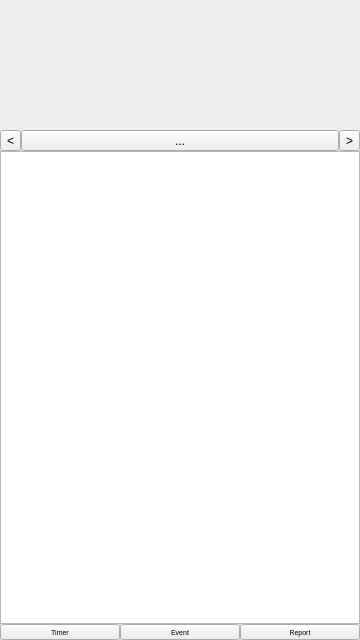
<?xml version="1.0" encoding="UTF-8"?>
<ui version="4.0">
 <class>MainScreen</class>
 <widget class="QWidget" name="MainScreen">
  <property name="geometry">
   <rect>
    <x>0</x>
    <y>0</y>
    <width>360</width>
    <height>640</height>
   </rect>
  </property>
  <property name="sizePolicy">
   <sizepolicy hsizetype="Maximum" vsizetype="Maximum">
    <horstretch>0</horstretch>
    <verstretch>0</verstretch>
   </sizepolicy>
  </property>
  <layout class="QVBoxLayout" name="verticalLayout">
   <property name="spacing">
    <number>0</number>
   </property>
   <property name="margin">
    <number>0</number>
   </property>
   <item>
    <widget class="QWidget" name="babyContainer" native="true">
     <property name="sizePolicy">
      <sizepolicy hsizetype="Preferred" vsizetype="Fixed">
       <horstretch>0</horstretch>
       <verstretch>0</verstretch>
      </sizepolicy>
     </property>
     <property name="minimumSize">
      <size>
       <width>0</width>
       <height>130</height>
      </size>
     </property>
     <property name="maximumSize">
      <size>
       <width>16777215</width>
       <height>130</height>
      </size>
     </property>
     <layout class="QVBoxLayout" name="babyLayout">
      <property name="spacing">
       <number>0</number>
      </property>
      <property name="margin">
       <number>0</number>
      </property>
     </layout>
    </widget>
   </item>
   <item>
    <layout class="QHBoxLayout" name="horizontalLayout_2">
     <property name="spacing">
      <number>0</number>
     </property>
     <item>
      <widget class="QToolButton" name="prevDayButton">
       <property name="text">
        <string>&lt;</string>
       </property>
      </widget>
     </item>
     <item>
      <widget class="QToolButton" name="currentDateBtn">
       <property name="sizePolicy">
        <sizepolicy hsizetype="Expanding" vsizetype="Fixed">
         <horstretch>0</horstretch>
         <verstretch>0</verstretch>
        </sizepolicy>
       </property>
       <property name="text">
        <string>...</string>
       </property>
      </widget>
     </item>
     <item>
      <widget class="QToolButton" name="nextDayButton">
       <property name="text">
        <string>&gt;</string>
       </property>
      </widget>
     </item>
    </layout>
   </item>
   <item>
    <widget class="QListView" name="listView">
     <property name="horizontalScrollBarPolicy">
      <enum>Qt::ScrollBarAlwaysOff</enum>
     </property>
     <property name="selectionMode">
      <enum>QAbstractItemView::NoSelection</enum>
     </property>
     <property name="verticalScrollMode">
      <enum>QAbstractItemView::ScrollPerPixel</enum>
     </property>
     <property name="uniformItemSizes">
      <bool>true</bool>
     </property>
    </widget>
   </item>
   <item>
    <layout class="QHBoxLayout" name="horizontalLayout">
     <property name="spacing">
      <number>0</number>
     </property>
     <item>
      <widget class="QToolButton" name="checkInOutButton">
       <property name="sizePolicy">
        <sizepolicy hsizetype="Preferred" vsizetype="Preferred">
         <horstretch>0</horstretch>
         <verstretch>0</verstretch>
        </sizepolicy>
       </property>
       <property name="font">
        <font>
         <pointsize>5</pointsize>
        </font>
       </property>
       <property name="text">
        <string>Timer</string>
       </property>
       <property name="icon">
        <iconset resource="babyfeed.qrc">
         <normaloff>:/icons/icons/k-timer-icon.png</normaloff>:/icons/icons/k-timer-icon.png</iconset>
       </property>
       <property name="iconSize">
        <size>
         <width>48</width>
         <height>48</height>
        </size>
       </property>
       <property name="toolButtonStyle">
        <enum>Qt::ToolButtonTextUnderIcon</enum>
       </property>
      </widget>
     </item>
     <item>
      <widget class="QToolButton" name="manualButton">
       <property name="sizePolicy">
        <sizepolicy hsizetype="Preferred" vsizetype="Preferred">
         <horstretch>0</horstretch>
         <verstretch>0</verstretch>
        </sizepolicy>
       </property>
       <property name="font">
        <font>
         <pointsize>5</pointsize>
        </font>
       </property>
       <property name="text">
        <string>Event</string>
       </property>
       <property name="icon">
        <iconset resource="babyfeed.qrc">
         <normaloff>:/icons/icons/accessories-text-editor.svg</normaloff>:/icons/icons/accessories-text-editor.svg</iconset>
       </property>
       <property name="iconSize">
        <size>
         <width>48</width>
         <height>48</height>
        </size>
       </property>
       <property name="toolButtonStyle">
        <enum>Qt::ToolButtonTextUnderIcon</enum>
       </property>
      </widget>
     </item>
     <item>
      <widget class="QToolButton" name="statsButton">
       <property name="sizePolicy">
        <sizepolicy hsizetype="Preferred" vsizetype="Preferred">
         <horstretch>0</horstretch>
         <verstretch>0</verstretch>
        </sizepolicy>
       </property>
       <property name="font">
        <font>
         <pointsize>5</pointsize>
        </font>
       </property>
       <property name="text">
        <string>Report</string>
       </property>
       <property name="icon">
        <iconset resource="babyfeed.qrc">
         <normaloff>:/icons/icons/x-office-spreadsheet.svg</normaloff>:/icons/icons/x-office-spreadsheet.svg</iconset>
       </property>
       <property name="iconSize">
        <size>
         <width>48</width>
         <height>48</height>
        </size>
       </property>
       <property name="toolButtonStyle">
        <enum>Qt::ToolButtonTextUnderIcon</enum>
       </property>
      </widget>
     </item>
    </layout>
   </item>
  </layout>
 </widget>
 <resources>
  <include location="babyfeed.qrc"/>
 </resources>
 <connections/>
</ui>
